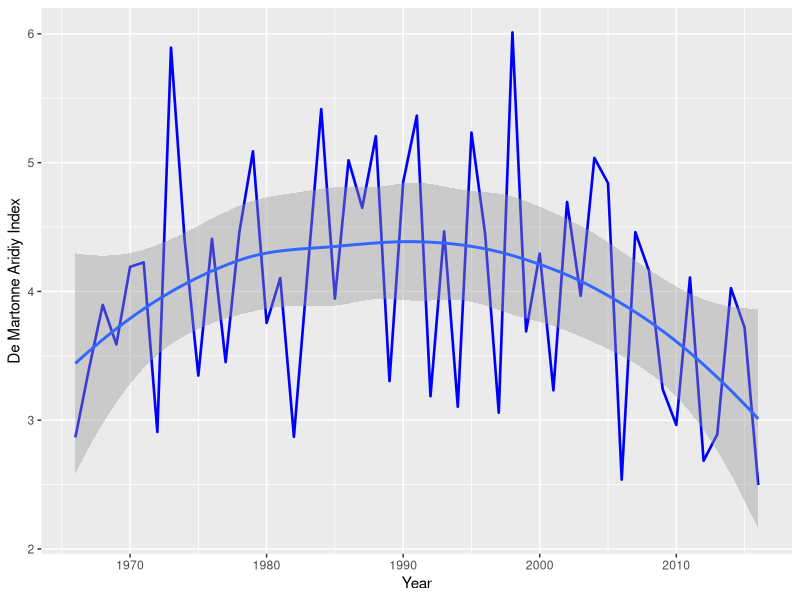
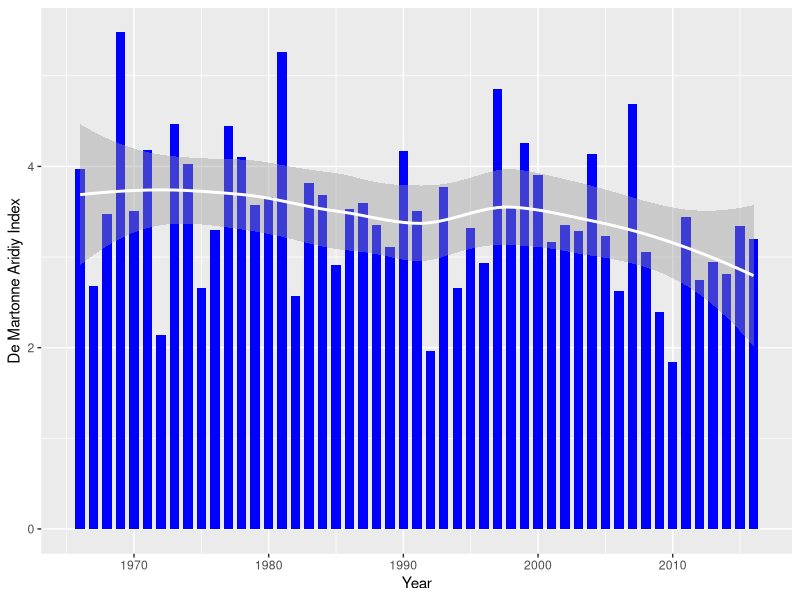
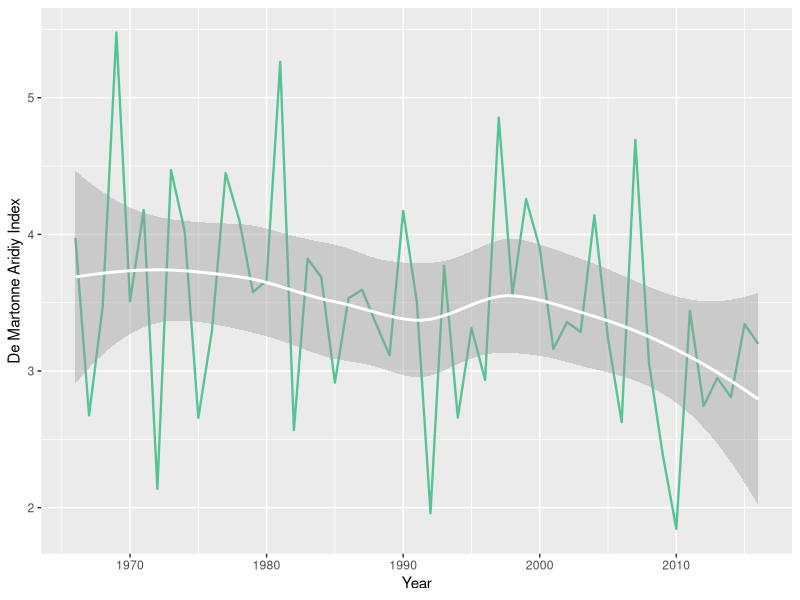
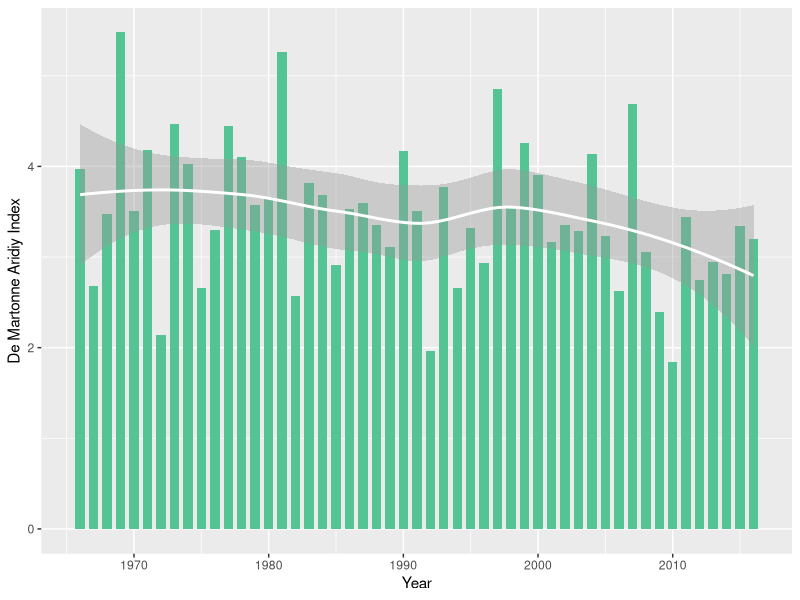
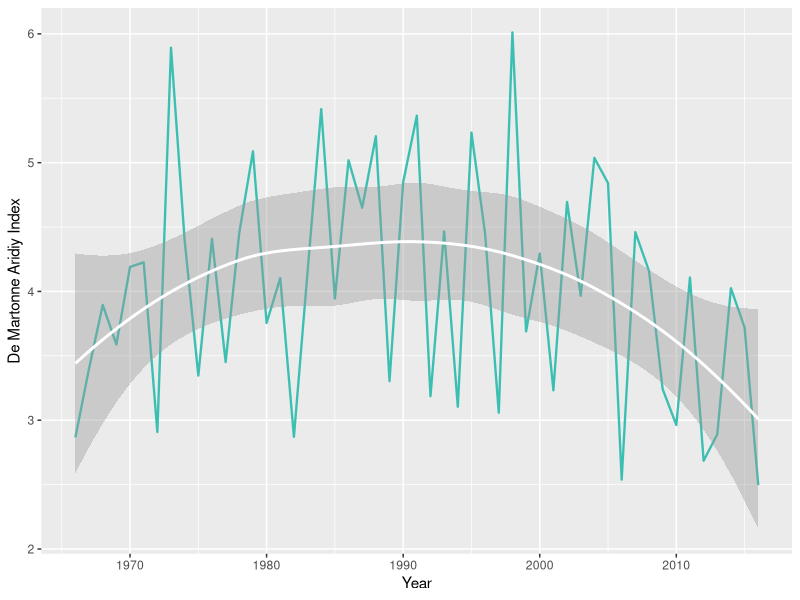
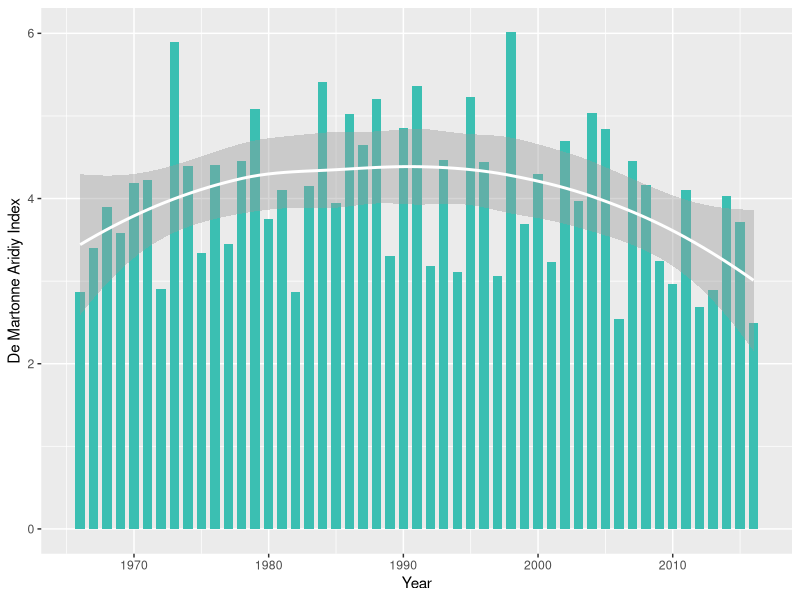
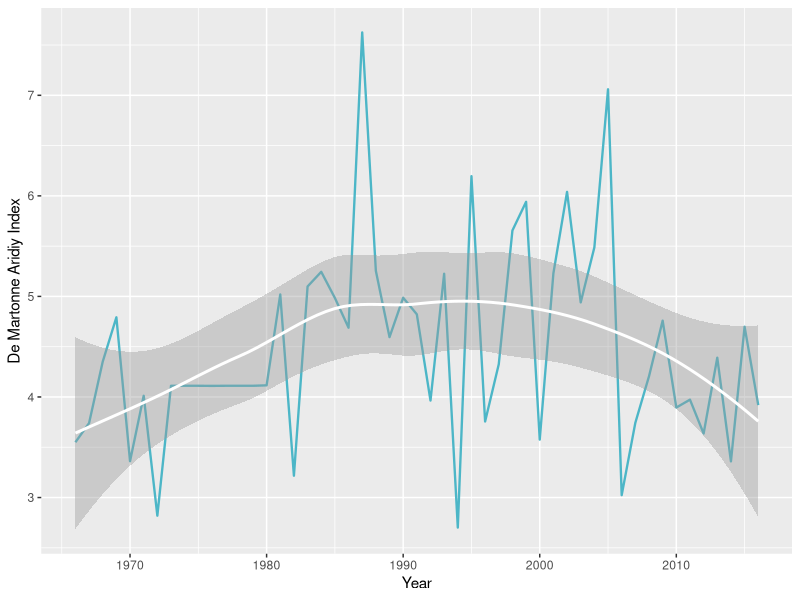
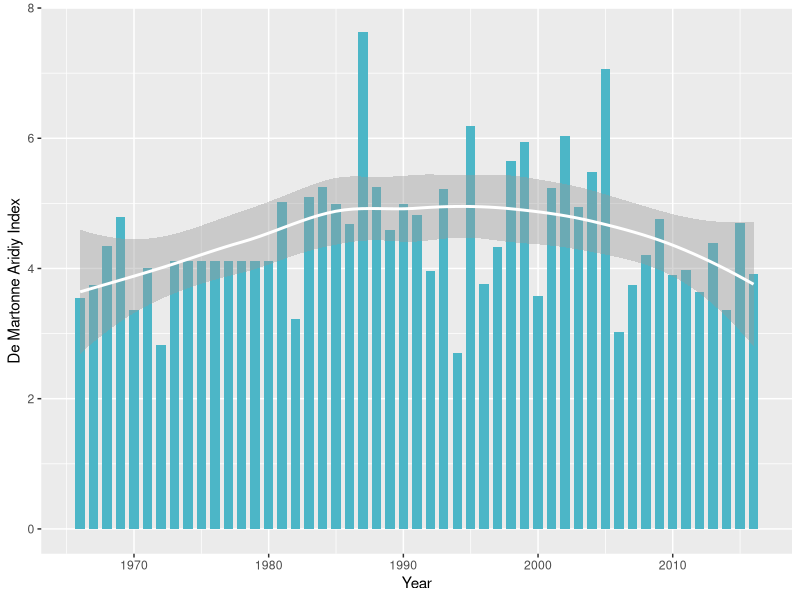

Generate these figures, in order, with R:
library(tidyverse)

idm <- read_csv("data/idm.csv") 

View(idm)

idm_tidy <- idm %>% pivot_longer(2:6, names_to = "region", values_to = "idm")

## Bogura

idm %>% ggplot(aes(x=Year, y = Bogura, group =1))+
  geom_line(size=0.9, color="blue")+
  labs(y="De Martonne Aridiy Index")+
  geom_smooth()


idm_tidy %>% filter(region=="Rajshahi") %>% 
  ggplot(aes(x=Year, y = idm))+
  geom_bar(stat="identity", fill="blue", width=0.7)+
  labs(y="De Martonne Aridiy Index")+
  geom_smooth(color="white")

col <- c("#54C495", "#3BBFB2", "#4CB6C7", "#75A9D0", "#9E9ACA")

dma <- function(r, col, col2){
  idm_tidy %>% filter(region==r) %>% 
    ggplot(aes(x=Year, y = idm, group =1))+
    geom_line(size=0.8, color=col)+
    labs(y="De Martonne Aridiy Index")+
  geom_smooth(color=col2)
  
  ggsave(filename = paste0("output/idm_",r,".png"), dpi = 300)
  
  ## Bar chart
  idm_tidy %>% filter(region==r) %>% 
    ggplot(aes(x=Year, y = idm))+
    geom_bar(stat="identity", fill=col, width=0.7)+
    labs(y="De Martonne Aridiy Index")+
    geom_smooth(color=col2)
  
  ggsave(filename = paste0("output/idm_bar_",r,".png"), dpi = 300)
}

dma("Rajshahi", col = "#54C495", col2 = "white")
dma("Bogura", col = "#3BBFB2", col2 = "white")
dma("Dinajpur", col = "#4CB6C7", col2 = "white")
dma("Ishwardi", col = "#75A9D0", col2 = "white")
dma("Rangpur", col = "#9E9ACA", col2 = "white")
